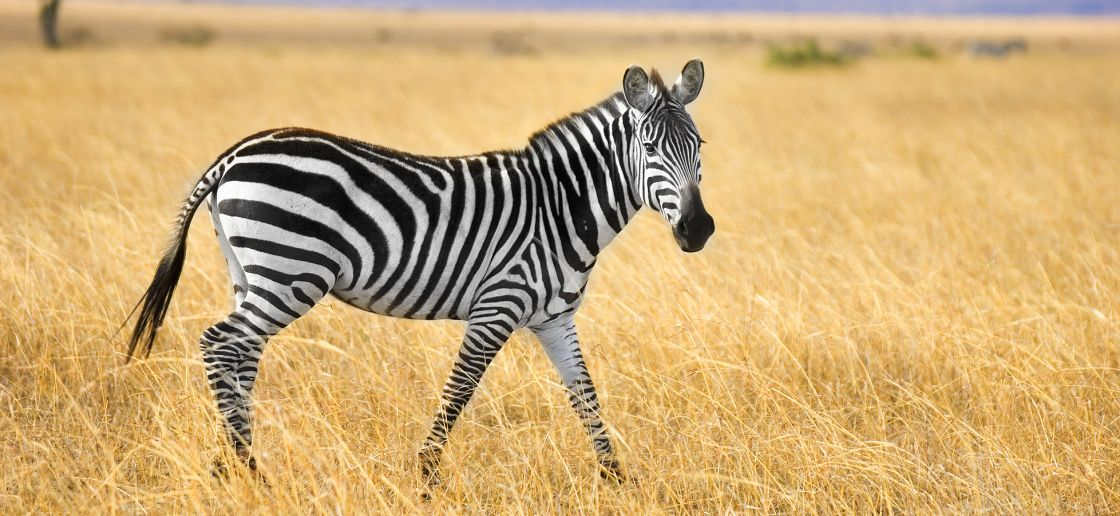
#> input picture images/zebra.jpg, 1120 x 516 px
$ jupyter execute --allow-errors loopy_bp.ipynb
#> lines starting #> are read from the running program, lines starting #| are printed output that depends on the picture; after the words box and inside, x2 and y2 are one past the last pixel; in counts of white or black regions, pixels touching at a corner belong together
[cell 1]
import imageio
import numpy as np
import matplotlib.pyplot as plt
from skimage.transform import resize
from tqdm.notebook import tqdm
import networkx as nx

# Loading image

[cell 2]
zebra_path = '../images/zebra.jpg'
image = imageio.imread(zebra_path).astype(np.uint8)
#> image is the input picture: shape (516, 1120, 3); mean R, G, B 203.9, 170.7, 116.6
image = (255*resize(image, (image.shape[0]//4, image.shape[1]//4))).astype(np.uint8)
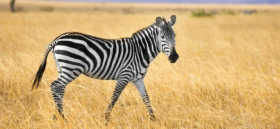
#> image: shape (129, 280, 3); mean R, G, B 203.4, 170.2, 116.1
plt.imshow(image)
plt.show()

# Extracting mask and target

[cell 3]
# Simple filtering to extract the zebra
filtered = 1 - (image.min(axis=2) < 160) * (image.max(axis=2) > 180)
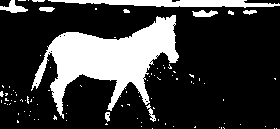
#> filtered: shape (129, 280) int64; values 0 (black) and 1 (white), 22.9% white; 94 white regions (83 under 20 px), largest, box (x1, y1, x2, y2) and area: (31, 15, 179, 119) 6294, (48, 0, 280, 8) 1173, (0, 0, 28, 13) 171

mask = np.ones(image.shape).astype(int)

# Entry point to build the mask using DFS
entry_point = (60, 100)

# DFS
to_visit = [entry_point]
seen = {entry_point}
while len(to_visit) > 0:
    p = to_visit.pop()
    mask[p] = 0
    right = (p[0], p[1]+1)
    left = (p[0], p[1]-1)
    up = (p[0]+1, p[1])
    down = (p[0]-1, p[1])
    for ngh in [right, left, up, down]:
        if (not ngh in seen) and filtered[ngh]:
            to_visit.append(ngh)
            seen.add(ngh)

# Enlarge the mask a little bit
border_width = 3
for p in seen:
    mask[p[0]-border_width:p[0]+border_width, p[1]-border_width:p[1]+border_width] = 0

# Get the target
target = image*mask
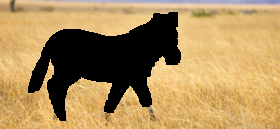
#> target: shape (129, 280, 3) int64; mean R, G, B 170.8, 140.3, 90.8

[cell 4]
plt.imshow(image)
plt.show()
plt.imshow(255*mask)
plt.show()
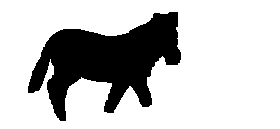
#> shown: shape (129, 280, 3); 76.8% white; 1 black region, box (x1, y1, x2, y2) and area: (28, 12, 181, 121) 8363
plt.imshow(target)
plt.show()

# Paper implementation

### Variables

[cell 5]
delta = 8
gap = delta // 2

### Functions

[cell 6]
def extract_patch(img, p):
    return img[p[0]-gap:p[0]+gap, p[1]-gap:p[1]+gap]

[cell 7]
def apply_patch(img, p, patch):
    img[p[0]-gap:p[0]+gap, p[1]-gap:p[1]+gap] = patch

[cell 8]
def Vp(p, x):
    patch_p = extract_patch(image, p)
    patch_x = extract_patch(image, x)
    patch_mask = extract_patch(mask, p)
    return (patch_mask*(patch_p - patch_x)**2).sum()

[cell 9]
def Vpq(p, q, xp, xq):
    image_p = np.zeros(image.shape)
    apply_patch(image_p, p, extract_patch(image, xp))
    image_q = np.zeros(image.shape)
    apply_patch(image_q, q, extract_patch(image, xq))

    return ((image_p * image_q)**2).sum()

[cell 10]
def F(x):
    f = sum([Vp(nodes[i], labels[x[i]]) for i in range(len(nodes))])
    for i, j in edges:
        f += Vpq(nodes[i], nodes[j], labels[x[i]], labels[x[j]])
    return f

# Extracting labels

[cell 11]
n_labels = 10
labels = []
while len(labels) < n_labels:
    label = np.random.randint(gap+1, image.shape[0]-gap-1), np.random.randint(gap+1, image.shape[1]-gap-1)
    if mask[label][0]:
        labels.append(label)

[cell 12]
# Show labels

img = image.copy()
for p in labels:
    img[p[0]-gap:p[0]+gap, p[1]-gap:p[1]+gap] = 0
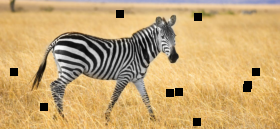
#> img: shape (129, 280, 3); 1.67% of pixels changed, all inside (x1, y1, x2, y2) = (10, 10, 260, 126)

plt.imshow(img)
plt.show()

# Computing the graph

[cell 13]
nodes, edges = [], []

for i in range(gap, image.shape[0], gap):
    for j in range(gap, image.shape[1], gap):
        try:
            if (not mask[i,j,0]) or (not mask[i+gap,j+gap,0]) or (not mask[i+gap,j-gap,0]) or (not mask[i-gap,j+gap,0]) or (not mask[i-gap,j-gap,0]):
                nodes.append((i, j))
        except:
            pass

def are_ngh(i, j):
    node1, node2 = nodes[i], nodes[j]
    if node1[0] == node2[0]:
        return np.abs(node1[1] - node2[1]) <= gap
    if node1[1] == node2[1]:
        return np.abs(node1[0] - node2[0]) <= gap
    return False

for i in range(len(nodes)):
    for j in range(i+1, len(nodes)):
        if are_ngh(i,j):
            edges.append((i, j))
            edges.append((j, i))

[cell 14]
graph = nx.Graph()

for i in range(len(nodes)):
    graph.add_node(i)

for edge in edges:
    graph.add_edge(*edge)

[cell 15]
nx.draw_kamada_kawai(graph, node_size=10)
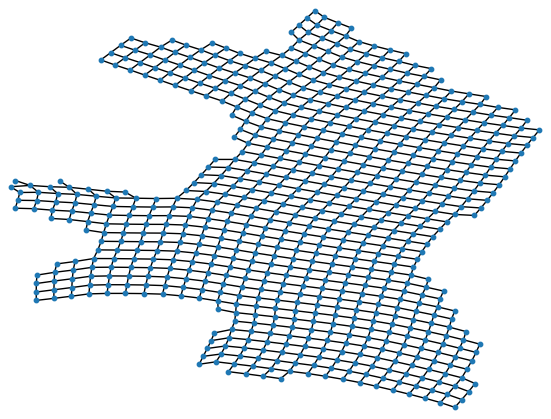
#> figure drawn by matplotlib, 1 panel

[cell 16]
# Show edges and nodes
plt.imshow(image)

for i, j in edges:
    plt.plot([nodes[i][1], nodes[j][1]], [nodes[i][0], nodes[j][0]], 'r-')

plt.show()
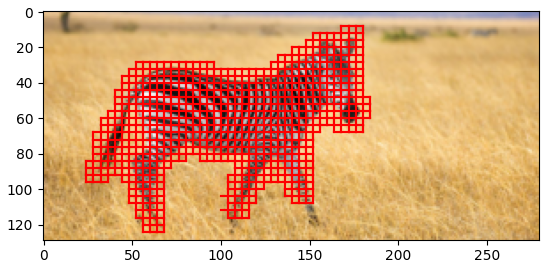
#> figure drawn by matplotlib, 1 panel

# Belief Propagation

### Naming conventions
**i_node** a node index

**i_xp / i_xq**: label index

**k**: an edge index

**i / j**: nodes indices

[cell 17]
n_edges = len(edges)
n_labels = len(labels)
n_nodes = len(nodes)

[cell 18]
vp = np.zeros((n_nodes, n_labels))
vpq = np.zeros((n_edges, n_labels, n_labels))

for i_node, node in enumerate(nodes):
    for i_xp, xp in enumerate(labels):
        vp[i_node, i_xp] = Vp(node, xp)

#> (the rest of this cell did not finish here and is left out)
